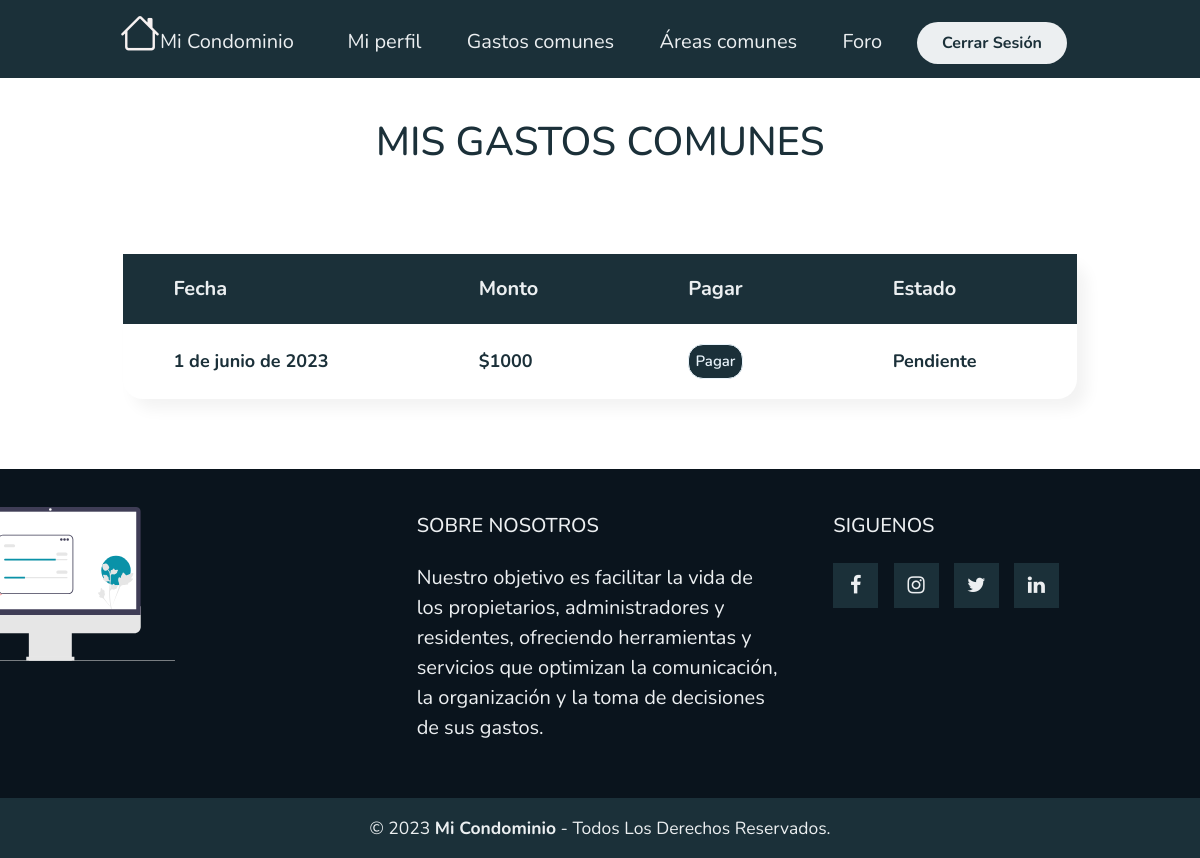
Page /MiGastoComun/ (signed in) on the earlier database version.
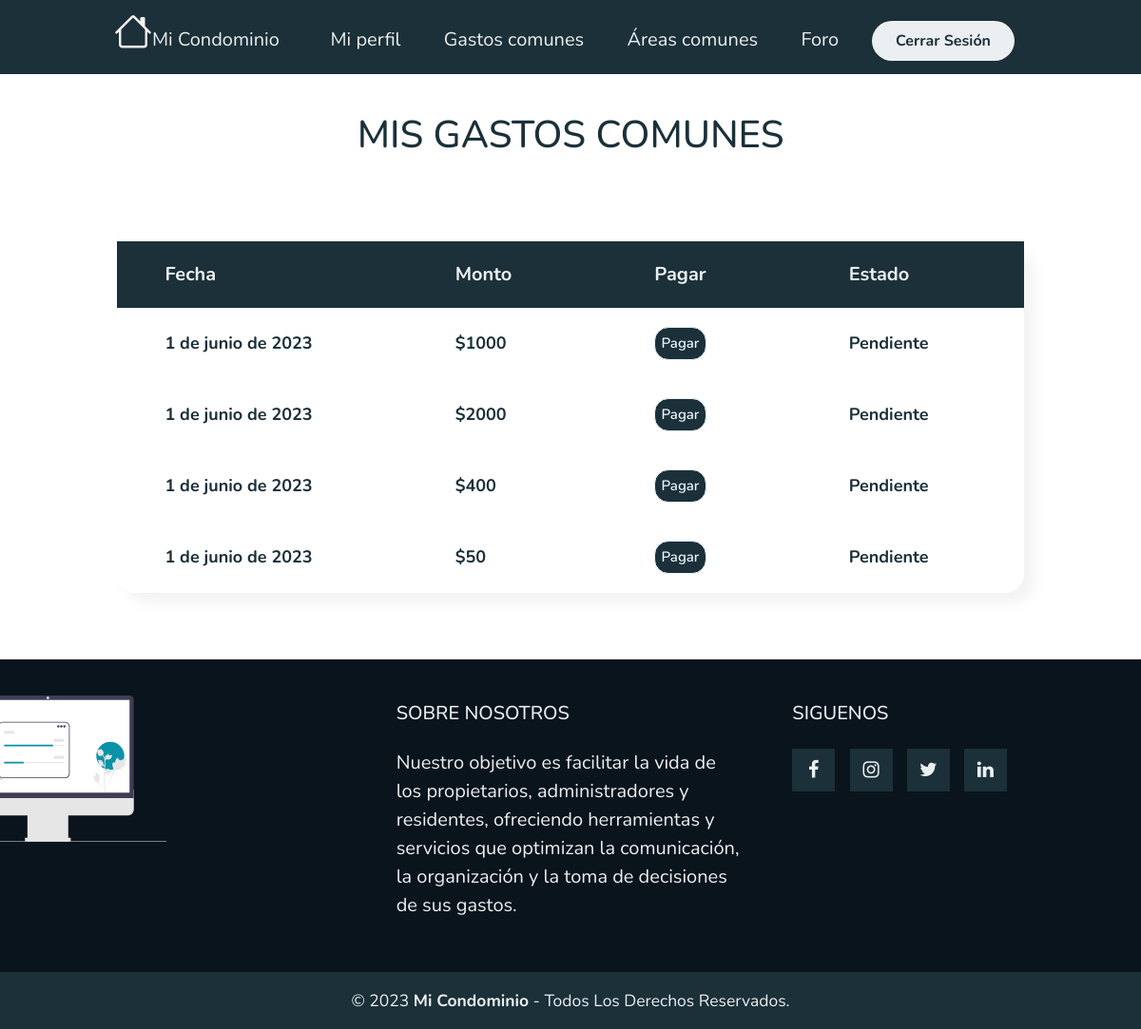
Same page on the later database version.
### myapp/models.py (models this page shows, shortened)
class PagoComun(models.Model):
    ESTADO_PAGO = (
        ('Pendiente', 'Pendiente'),
        ('Pagado', 'Pagado'),
    )
    estado_pago = models.CharField(max_length=20, choices=ESTADO_PAGO, default='Pendiente')
    nombre = models.CharField(max_length=50)
    monto = models.IntegerField()
    fecha = models.DateField(default=date.today)

### myapp/views.py (the view)
# urls.py: path('MiGastoComun/',MiGastoComun,name="MiGastoComun"),
def MiGastoComun(request):
    user = request.user
    gastos_comunes = PagoComun.objects.filter(residentes=user)
    return render(request, 'myapp/GastosComunes/MisGastosComunes.html', {'entity': gastos_comunes})

### myapp/templates/myapp/GastosComunes/MisGastosComunes.html (shortened to what this page needs)
{% extends 'myapp/base.html' %}
{% block contenido %}
{% load static %}
{% load humanize %}
<link rel="stylesheet" href="{% static 'myapp/css/PagarGastoComun/PagarGastoComun.css' %}">
<div class="titulo">
    <h1>
        {% if not user.is_staff %}
        MIS
        {% endif %}
         GASTOS COMUNES</h1>
</div>
<div class="tabla">
    <table class="Residentes">
        <thead class="thead">
            <tr style="color: #eceff1;">
                <th>Fecha</th>
                <th>Monto</th>
                {% if not user.is_staff %}
                <th>Pagar</th>
                <th>Estado</th>
                {% endif %}
            </tr>
        </thead>
        <tbody>
            {% for entity in entity %}
            <tr>
                <th>{{ entity.fecha }}</th>
                <th>${{ entity.monto }}</th>
                {% if not user.is_staff %}
                <th><a  data-bs-toggle="modal" data-bs-target="#exampleModal" href="#"><button>Pagar</button></a></th>
                <th>{{ entity.estado_pago }}</th>
                {% endif %}
            </tr>
            {% empty %}
            <h1>No tienes gastos comunes.</h1>
            {% endfor %}
        </tbody>
    </table>
</div>
{% endblock %}

Differences in the rows shown:
added PagoComun: fecha "1 de junio de 2023", monto "2000", estado_pago "Pendiente"
added PagoComun: fecha "1 de junio de 2023", monto "400", estado_pago "Pendiente"
added PagoComun: fecha "1 de junio de 2023", monto "50", estado_pago "Pendiente"
